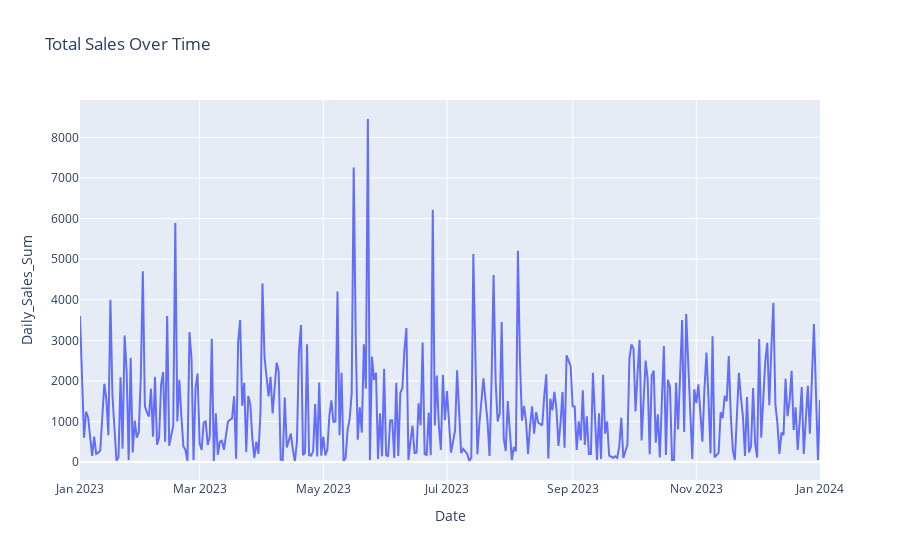

Here is the notebook cell this chart was saved with:
### Markdown cell above
# Data Visualisations

### Code cell
# Line Plot: Total sales over time
daily_sales = sales_df.groupby(by='Date').agg(Daily_Sales_Sum=('Total Amount', 'sum')).reset_index()
fig = px.line(daily_sales, x="Date", y="Daily_Sales_Sum", title='Total Sales Over Time')
fig.show()

### Figure 1 — Plotly figure (JSON) as saved in the notebook; plotly's stock layout.template omitted (floating-point values rounded to 4 significant figures; data arrays with more than 128 entries replaced by an {"elided": "..."} marker saying what was removed)
{"data": [{"hovertemplate": "Date=%{x}<br>Daily_Sales_Sum=%{y}<extra></extra>", "legendgroup": "", "line": {"color": "#636efa", "dash": "solid"}, "marker": {"symbol": "circle"}, "mode": "lines", "name": "", "orientation": "v", "showlegend": false, "type": "scatter", "x": {"elided": "345 str values"}, "xaxis": "x", "y": {"elided": "345 int values"}, "yaxis": "y"}], "layout": {"legend": {"tracegroupgap": 0}, "title": {"text": "Total Sales Over Time"}, "xaxis": {"anchor": "y", "domain": [0, 1], "title": {"text": "Date"}}, "yaxis": {"anchor": "x", "domain": [0, 1], "title": {"text": "Daily_Sales_Sum"}}}}
